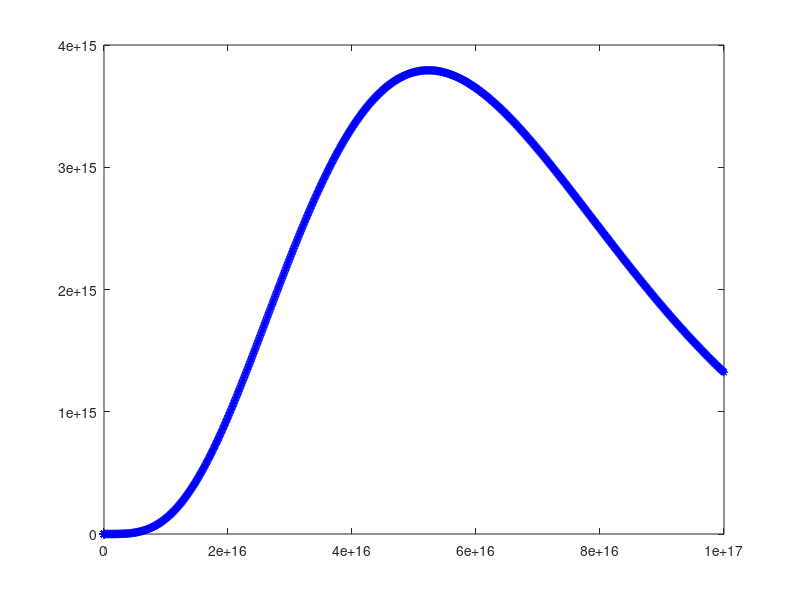

Write the MATLAB code that produced this figure.


Kb = 1.38*10^-23;
h = 1.055*10^-34;
v = 3500;
T = 100 * 10^3;
x = @(w) h*w/(Kb*T);
f = @(w) 3*Kb/(2*pi^2*v^3)*(Kb/h)^3*T^3*x(w)^4*exp(x(w))/(exp(x(w)-1))^2;
w = zeros(1000);
u = zeros(1000);
for i = 1:1:1000
   w(i) = i*1000000000*T;
    u(i) = f(w(i));
end
plot(w,u,'b*-');